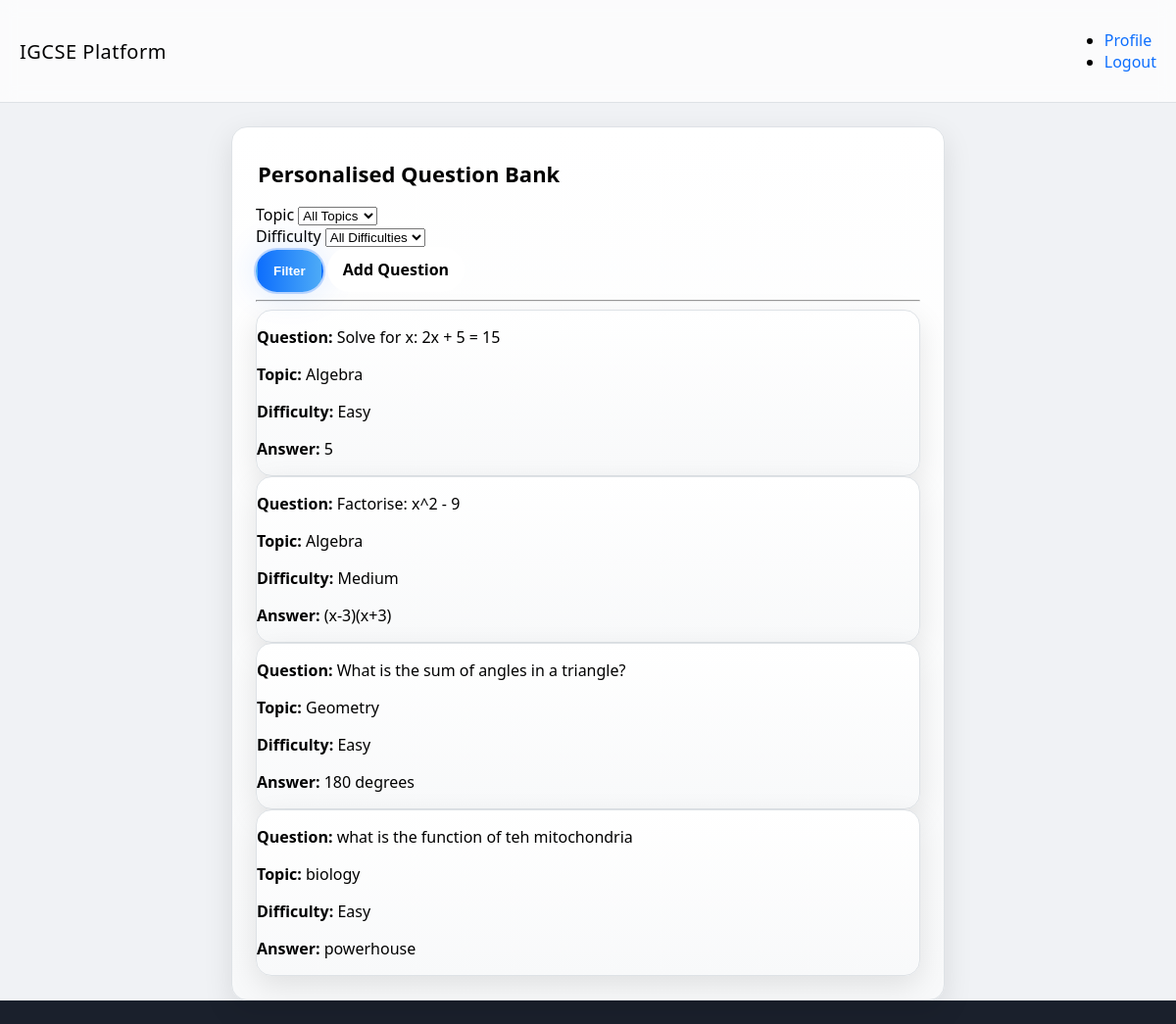
The app's page /question-bank (signed in) with its own data.
### app.py (models this page shows)
class Question(db.Model):
    id = db.Column(db.Integer, primary_key=True)
    topic = db.Column(db.String(100), nullable=False)
    difficulty = db.Column(db.String(50), nullable=False)
    question_text = db.Column(db.Text, nullable=False)
    option_a = db.Column(db.String(200), nullable=False)
    option_b = db.Column(db.String(200), nullable=False)
    option_c = db.Column(db.String(200), nullable=False)
    option_d = db.Column(db.String(200), nullable=False)
    correct_answer = db.Column(db.String(1), nullable=False)

### app.py (the view)
@app.route('/question-bank', methods=['GET', 'POST'])
@login_required
def question_bank():
    topics = [topic[0] for topic in Question.query.with_entities(Question.topic).distinct().all()]
    questions = None
    if request.method == 'POST':
        topic = request.form.get('topic')
        difficulty = request.form.get('difficulty')
        query = Question.query
        if topic:
            query = query.filter_by(topic=topic)
        if difficulty:
            query = query.filter_by(difficulty=difficulty)
        questions = query.all()
    else:
        questions = Question.query.all()
    return render_template('question_bank.html', topics=topics, questions=questions)

### app.py (called while the page is built)
@login_manager.user_loader
def load_user(user_id):
    return User.query.get(int(user_id))

### templates/question_bank.html (shortened to what this page needs)
{% extends 'base.html' %}
{% block content %}
    <div class="card">
        <div class="pad">
            <h1 class="section-title">Personalised Question Bank</h1>
            <form method="POST" action="{{ url_for('question_bank') }}">
                <div class="form-row">
                    <div class="form-group col-md-6">
                        <label for="topic">Topic</label>
                        <select name="topic" id="topic" class="form-control">
                            <option value="">All Topics</option>
                        </select>
                    </div>
                    <div class="form-group col-md-6">
                        <label for="difficulty">Difficulty</label>
                        <select name="difficulty" id="difficulty" class="form-control">
                            <option value="">All Difficulties</option>
                        </select>
                    </div>
                </div>
                <button type="submit" class="btn btn-primary">Filter</button>
                <a href="{{ url_for('add_question') }}" class="btn btn-success">Add Question</a>
            </form>
            <hr>
            {% if questions %}
                {% for question in questions %}
                    <div class="card mt-3">
                        <div class="card-body">
                            <p><strong>Question:</strong> {{ question.question_text }}</p>
                            <p><strong>Topic:</strong> {{ question.topic }}</p>
                            <p><strong>Difficulty:</strong> {{ question.difficulty }}</p>
                            <p><strong>Answer:</strong> {{ question.option_a if question.correct_answer == 'a' else question.option_b if question.correct_answer == 'b' else question.option_c if question.correct_answer == 'c' else question.option_d }}</p>
                        </div>
                    </div>
                {% endfor %}
            {% else %}
                <p>No questions found.</p>
            {% endif %}
        </div>
    </div>
{% endblock %}

### static/style.css (style rules this page uses)
:root { --bg: #f0f2f5; --panel: #ffffff; --panel-2: #f8f9fa; --ink: #000000; --muted: #6c757d; --accent: #0d6efd; --accent-2: #4dabf7; --ring: 0 0 0 2px rgba(13, 110, 253, .25), 0 0 36px rgba(13, 110, 253, .15); --shadow: 0 10px 30px rgba(0, 0, 0, .1); }
* { box-sizing: border-box; }
html, body { background: #1a202c; margin: 0; padding: 0; }
body { font-family: system-ui, -apple-system, Segoe UI, Roboto, Ubuntu, Arial, sans-serif; background: var(--bg); color: var(--ink); -webkit-font-smoothing: antialiased; text-rendering: optimizeLegibility; font-weight: 300; }
a { color: var(--accent); text-decoration: none; }
.section-title { margin: 8px 2px 16px 2px; font-size: 22px; font-weight: 700; }
.btn { display: inline-flex; align-items: center; justify-content: center; gap: 8px; padding: 12px 16px; border-radius: 60px; font-weight: 700; background: var(--panel); color: var(--ink); transition: background-color 0.3s; }
.btn-primary { background: linear-gradient(90deg, var(--accent), var(--accent-2)); color: #fff; border-color: transparent; box-shadow: var(--ring); }
.card { background: linear-gradient(180deg, var(--panel) 0%, var(--panel-2) 100%); border: 1px solid #dee2e6; border-radius: 16px; overflow: hidden; box-shadow: var(--shadow); transition: background-color 0.3s; }
.pad { padding: 24px; }

### records on screen
Question: question_text "Solve for x: 2x + 5 = 15", topic "Algebra", difficulty "Easy", correct_answer+option_a "5"
Question: question_text "Factorise: x^2 - 9", topic "Algebra", difficulty "Medium", correct_answer+option_a "(x-3)(x+3)"
Question: question_text "What is the sum of angles in a triangle?", topic "Geometry", difficulty "Easy", correct_answer+option_a "180 degrees"
Question: question_text "what is the function of teh mitochondria", topic "biology", difficulty "Easy", correct_answer+option_b "powerhouse"
